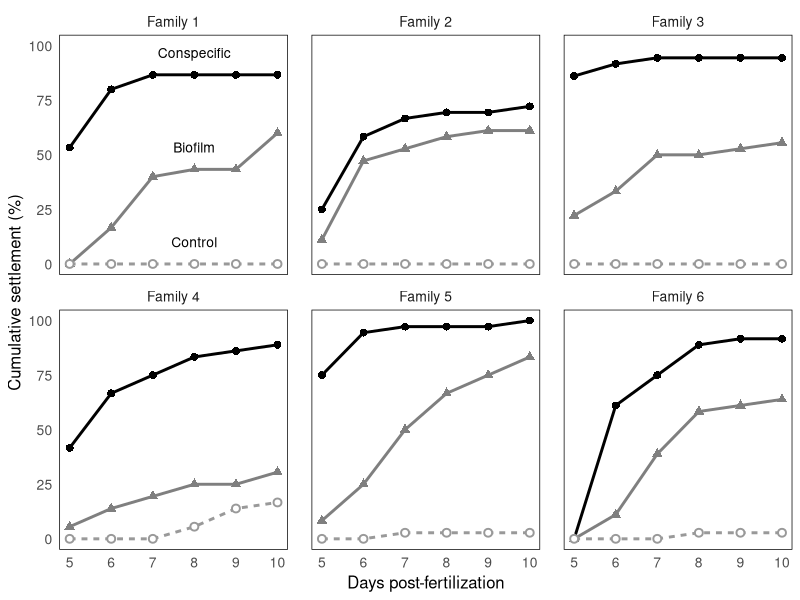

Write the R code that produced this figure. (Note: this script raises an error after producing the figure.)

library(tidyverse)

# data import

data <- read.csv("../data/ficoSettlementData.csv")

data$Treatment <- factor(data$Treatment, 
                         levels = c(1, 2, 3, 4), 
                         labels = c("Conspecific", "Biofilm", "Lab Biof", "Control"))

# filter out lab biofilm
data <- data %>%
  filter(Treatment != "Lab Biof")


data$Score <- factor(data$Score,
                     levels = c(0, 1, 2, 3, 4, 5),
                     labels = c("Missing", "Juvenile", "Swimming", "Stuck", "Dead", "Part Meta"))

data$Score <- factor(data$Score, levels = c("Juvenile", "Part Meta", "Swimming", "Stuck", "Missing", "Dead"))

Larva <- paste(data$Family, data$Plate, data$Well, sep="-")
data <- cbind(data, Larva)

# data setup

fig1Data <- data %>%
  group_by(Family, DPF, Treatment) %>%
  summarise(
    settlement = (sum(Score == "Juvenile")/n()) * 100
  )

first_family <- unique(fig1Data$Family)[1]

label_data <- fig1Data %>%
  filter(Family == first_family) %>%
  group_by(Treatment) %>%
  arrange(DPF) %>%
  slice(4) %>%
  ungroup()

label_data <- label_data %>%
  mutate(label_y = settlement + 10)

# fig

fig1 <- ggplot(fig1Data, aes(x = DPF, y = settlement, color = Treatment, shape = Treatment, linetype = Treatment, fill = Treatment)) +
  geom_line(stat = "identity", linewidth = 1) +
  geom_point(stat = "identity", size = 2, stroke = 1) +
  scale_shape_manual(values = c(
    "Control" = 21,
    "Conspecific" = 16,
    "Biofilm" = 17
  )) +
  scale_color_manual(values = c(
    "Control" = "grey60",
    "Conspecific" = "black",
    "Biofilm" = "grey50"
  )) +
  scale_fill_manual(values = c(
    "Control" = "white",       # white fill for solid circle
    "Conspecific" = "black",
    "Biofilm" = "grey50"
  )) +
  scale_linetype_manual(values = c(
    "Control" = "22",
    "Conspecific" = "solid",
    "Biofilm" = "solid"
  )) +
  geom_text(
    data = label_data,
    aes(x = DPF, y = label_y, label = Treatment),
    inherit.aes = FALSE,
    size = 3.5
  ) +
  facet_wrap(~ Family, labeller = labeller(Family = function(x) paste("Family", x))) +
  labs(
    x = "Days post-fertilization",
    y = "Cumulative settlement (%)",
    color = "Substrate",
    shape = "Substrate",
    linetype = "Substrate"
  ) +
  theme_minimal() +
  theme(
    panel.grid = element_blank(),
    panel.border = element_rect(color = "black", fill = NA),
    axis.text = element_text(size = 10),
    axis.title = element_text(size = 12),
    legend.position = "none",
    panel.spacing.x = unit(.6, "cm"),
    strip.text = element_text(size = 10)
  )

print(fig1)

# save plot

ggplot2::ggsave("Figure_2_sicb.TIFF", plot = fig1,
       width = 16.9, height = 11.8,
       units = "cm", dpi = 1200,
       compression = "lzq")
